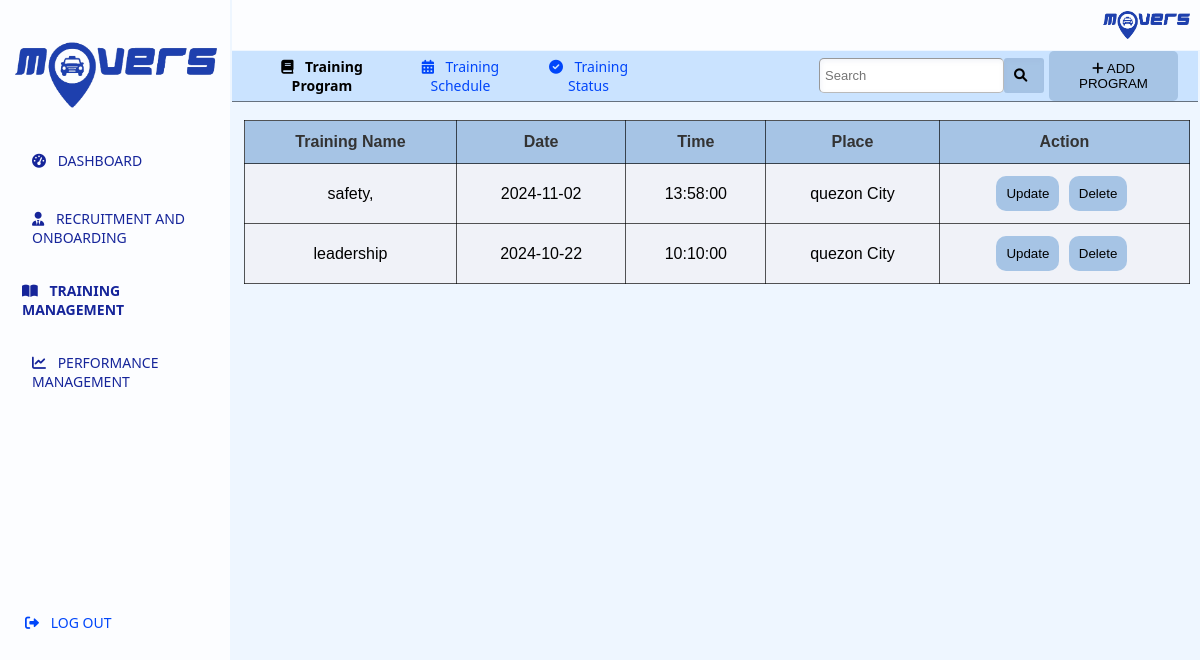
The page /module3.php (signed in) on the database its author committed.
### tables this page shows
CREATE TABLE `training_program` (
  `id` int(11) NOT NULL,
  `training_name` varchar(255) DEFAULT NULL,
  `date` date DEFAULT NULL,
  `time` time DEFAULT NULL,
  `place` varchar(255) DEFAULT NULL
);

### Models/config.php (called while the page is built, shortened)
<?php
class ConnectionDb
{
    private static $host = 'localhost';
    private static $username = 'root';
    private static $password = '';
    private static $dbName = 'recruitmentdb';
    public  static $conn;
    public  static function DbConnection()
    {
        self::$conn = new mysqli(self::$host,self::$username,self::$password,self::$dbName);
        return self::$conn;
    }
}

### Models/Training_program.php (the view, shortened to what this page needs)
<?php
include 'config.php';
class Training_program
{
    public $conn;
    public  function __construct($conn)
    {
        $this->conn = ConnectionDb::DbConnection();
    }
    public function DisplayProgram()
    {
        $result = $this->conn->query("SELECT * FROM training_program");
        if ($result->num_rows > 0) {
            while ($row = $result->fetch_assoc()) {
                echo "<tr>";
                echo "<td>" . $row['training_name'] . "</td>";
                echo "<td>" . $row['date'] . "</td>";
                echo "<td>" . $row['time'] . "</td>";
                 echo "<td>" . $row['place'] . "</td>";
                echo "<td>
                      <button value='${row['id']}' style='background-color: #a6c4e5' id='Update_btn'>Update</button>
                        <button value='${row['id']}'  style='background-color: #a6c4e5' id='delete_button_'>Delete</button>
                     </td>";
                echo "</tr>";
            }
        } else {
            echo "<tr><td colspan='2'>No records found</td></tr>";
        }
    }
}

### css/module3styles.css (style rules this page uses)
body { background-color: #007bff11; }
th, td { padding: 12px 15px; text-align: center; border: 1px solid #000000a9; }
td { background-color: #f0f2f8; }
button { padding: 5px 10px; margin-right: 5px; border: none; cursor: pointer; border-radius: 3px; }

### module3.php (style rules this page uses)
button { border: none; padding: 10px; background-color: #a6c4e5; border-radius: 10px; }

### rows shown on the page
training_program: training_name "safety,", date "2024-11-02", time "13:58:00", place "quezon City", row['id'] 1 (drawn)
training_program: training_name "leadership", date "2024-10-22", time "10:10:00", place "quezon City", row['id'] 2 (drawn)
